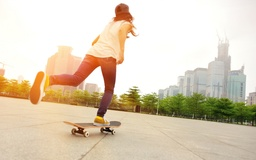
#> input picture assignment1/img/skate.jpg, 256 x 160 px, shrunk from 864 x 540 before the run; its folder holds 5 pictures in this run
$ python program9.py
#> lines starting #> are read from the running program, lines starting #| are printed output that depends on the picture
### assignment1/util.py
import cv2 as cv
from numpy import rint

PATH = "img/"


def read_image(name):
#> called with name = 'skate.jpg'
    return cv.imread(PATH + name)
#> returned value is the input picture: shape (160, 256, 3); mean B, G, R 184.4, 206.2, 220


def write_image(name, image):
    cv.imwrite(PATH + name, image)


# [8 lines left out: function check_8bits_bounds, not called in this run]

### assignment1/filter.py
import numpy as np

KERNEL_DIM = 3


# [38 lines left out: function filter_frame, not called in this run]


def average(image, kernel):
    return filter_frame(image, kernel, np.mean)


def median(image, kernel):
    return filter_frame(image, kernel, np.median)


def kernel_area(image, operation_func):
    output = np.empty_like(image)

    width = output.shape[1]
#> width = 256
    height = output.shape[0]
#> height = 160

    # Iterate the matrix

    # Rows
    for r in range(KERNEL_DIM, height - KERNEL_DIM):

        # Columns
        for c in range(KERNEL_DIM, width - KERNEL_DIM):
            # Calculate R, G and B according to operation function
            output[r, c, 2] = np.mean(operation_func(image[r: r + KERNEL_DIM, c: c + KERNEL_DIM, 2])).astype(int)  # R
            output[r, c, 1] = np.mean(operation_func(image[r: r + KERNEL_DIM, c: c + KERNEL_DIM, 1])).astype(int)  # G
            output[r, c, 0] = np.mean(operation_func(image[r: r + KERNEL_DIM, c: c + KERNEL_DIM, 0])).astype(int)  # B
#> this loop made 154 passes
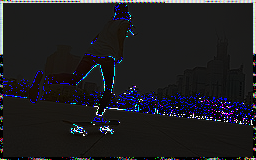
#> output: shape (160, 256, 3); mean B, G, R 33.6, 30, 30.7

    return output


def calculate_sobel_x(image):
    x_kernel = [[1, 0, -1], [2, 0, -2], [1, 0, -1]]
    return image * x_kernel


def calculate_sobel_y(image):
    y_kernel = [[1, 2, 1], [0, 0, 0], [-1, -2, -1]]
    return image * y_kernel


def sobel_x(image):
    return kernel_area(image, calculate_sobel_x)


def sobel_y(image):
    return kernel_area(image, calculate_sobel_y)


def sobel_xy(image):
    return (kernel_area(image, calculate_sobel_x) +
            kernel_area(image, calculate_sobel_y)) / 2


# [16 lines left out: function sobel_xy2, not called in this run]


def calculate_laplace(image):
    kernel = [0, 1, 0], [1, -4, 1], [0, 1, 0]
    return image * kernel


def laplace(image):
    return kernel_area(image, calculate_laplace)


def calculate_custom_filter1(image):
    kernel = [[0, -1, 0], [-1, 5, -1], [0, -1, 0]]
    return image * kernel


def calculate_custom_filter2(image):
    kernel = [[0, 0, 0], [0, 1, 0], [0, 0, -1]]
    return image * kernel


def custom_filter1(image):
    return kernel_area(image, calculate_custom_filter1)


def custom_filter2(image):
    return kernel_area(image, calculate_custom_filter2)


c = 1
d = 1

# Sharpness filters
mask1 = [[
    [0, -c, 0],
    [-c, (4 * c) + d, -c],
    [0, -c, 0]
]]

mask2 = [[
    [-c, -c, -c],
    [-c, (8 * c) + d, -c],
    [-c, -c, -c]
]]

# Edge detection
mask3 = [[
    [- 1 / 8, - 1 / 8, - 1 / 8],
    [- 1 / 8, 1, - 1 / 8],
    [- 1 / 8, - 1 / 8, - 1 / 8]
]]


def calc_f1(image):
    return image * mask1


def calc_f2(image):
    return image * mask2


def calc_f3(image):
    return image * mask3


def custom_f1(image):
    return kernel_area(image, calc_f1)


def custom_f2(image):
    return kernel_area(image, calc_f2)


def custom_f3(image):
    return kernel_area(image, calc_f3)

### assignment1/program9.py
"""
    Custom filters
"""

import cv2 as cv
import filter
import util
import color

name = "skate.jpg"
# name = "32bits.png"
original = util.read_image(name)
cv.imshow('Original', original)

# Custom 1
custom1 = filter.custom_filter1(original)
cv.imshow('Custom 1', custom1)
util.write_image("custom1-filter-" + name, custom1)

# Custom 2
custom2 = filter.custom_filter2(original)
#> after the loop in kernel_area (call 2), `for r in range(KERNEL_DIM, height - KERNEL_DIM):`:
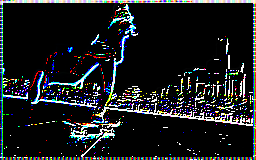
#> output: shape (160, 256, 3); mean B, G, R 31.5, 29.3, 27
cv.imshow('Custom 2', custom2)
util.write_image("custom2-filter-" + name, custom2)

cv.waitKey(0)
cv.destroyAllWindows()
